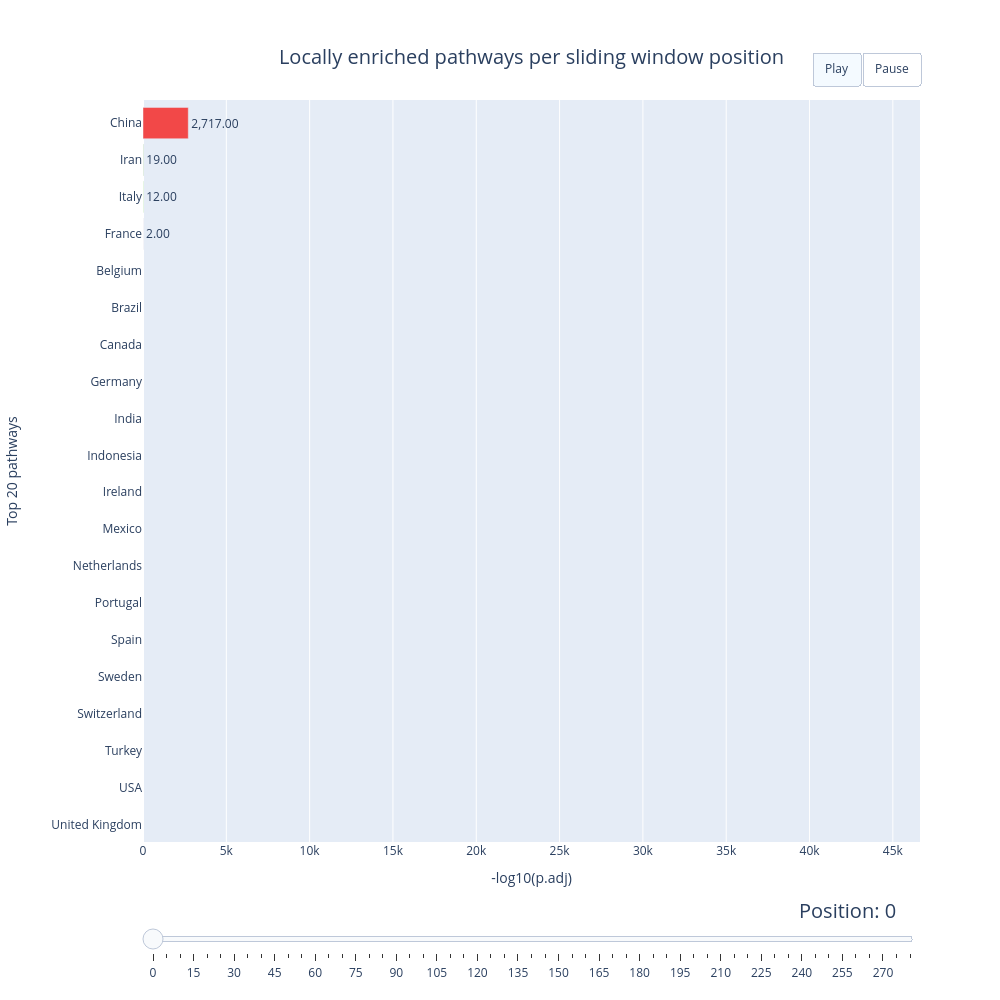

The notebook cell this image was saved under:
### Code cell
import bar_chart_race_._bar_chart_race_plotly as bcr

bcr = bcr._BarChartRace(data_filename='covid19.csv',#'FAOSTAT_data.csv',
                        #out_filename='race.html', 
                        period_length=500, 
                        steps_per_period=5, n_bars=20, 
                        fixed_xaxis = True, #animation looks worse (or no animation) if False if redraw False
                        bar_textposition='outside',
                        scatter_values_inside_bar = False, # scatter inside the bar
                        plot_pws_yaxis = True,
                        #linebreak_labels = True,
                        #labels_max_len = 100,
                        #linebreak_labels_len_greater = 80,
                        plot_labels_over_bars = False,
                        bar_switching_anim = True,
                        val_ax_label = '-log10(p.adj)',
                        frame_subset=None)
bcr.make_animation()

### Figure 1 — Plotly figure (JSON) as saved in the notebook; plotly's stock layout.template omitted (floating-point values rounded to 4 significant figures)
{"data": [{"cliponaxis": false, "hoverinfo": "all", "marker": {"color": ["#6D13C6", "#9DF248", "#F26D6D", "#6DC613", "#C61313", "#81C63B", "#F21818", "#3BC6C6", "#13C6C6", "#18F2F2", "#C65959", "#AFF26D", "#813BC6", "#48F2F2", "#59C6C6", "#6DF2F2", "#C63B3B", "#85F218", "#90C659", "#F24848"]}, "orientation": "h", "showlegend": false, "textangle": 0, "textposition": "outside", "texttemplate": "%{x:,.2f}", "type": "bar", "x": [NaN, NaN, NaN, NaN, NaN, NaN, NaN, NaN, NaN, NaN, NaN, NaN, NaN, NaN, NaN, NaN, 2.0, 12.0, 19.0, 2717.0], "y": [0, 1, 2, 3, 4, 5, 6, 7, 8, 9, 10, 11, 12, 13, 14, 15, 16, 17, 18, 19]}], "layout": {"autosize": false, "bargap": 0.15, "height": 1000, "sliders": [{"active": 0, "currentvalue": {"font": {"size": 20}, "prefix": "Position: ", "visible": true, "xanchor": "right"}, "len": 1, "pad": {"b": 10, "t": 50}, "steps": [{"args": [["0"], {"frame": {"duration": 100, "redraw": false}, "fromcurrent": [true], "mode": "immediate", "transition": {"duration": 100}}], "label": "0", "method": "animate"}, {"args": [["5"], {"frame": {"duration": 100, "redraw": false}, "fromcurrent": [true], "mode": "immediate", "transition": {"duration": 100}}], "label": "5", "method": "animate"}, {"args": [["10"], {"frame": {"duration": 100, "redraw": false}, "fromcurrent": [true], "mode": "immediate", "transition": {"duration": 100}}], "label": "10", "method": "animate"}, {"args": [["15"], {"frame": {"duration": 100, "redraw": false}, "fromcurrent": [true], "mode": "immediate", "transition": {"duration": 100}}], "label": "15", "method": "animate"}, {"args": [["20"], {"frame": {"duration": 100, "redraw": false}, "fromcurrent": [true], "mode": "immediate", "transition": {"duration": 100}}], "label": "20", "method": "animate"}, {"args": [["25"], {"frame": {"duration": 100, "redraw": false}, "fromcurrent": [true], "mode": "immediate", "transition": {"duration": 100}}], "label": "25", "method": "animate"}, {"args": [["30"], {"frame": {"duration": 100, "redraw": false}, "fromcurrent": [true], "mode": "immediate", "transition": {"duration": 100}}], "label": "30", "method": "animate"}, {"args": [["35"], {"frame": {"duration": 100, "redraw": false}, "fromcurrent": [true], "mode": "immediate", "transition": {"duration": 100}}], "label": "35", "method": "animate"}, {"args": [["40"], {"frame": {"duration": 100, "redraw": false}, "fromcurrent": [true], "mode": "immediate", "transition": {"duration": 100}}], "label": "40", "method": "animate"}, {"args": [["45"], {"frame": {"duration": 100, "redraw": false}, "fromcurrent": [true], "mode": "immediate", "transition": {"duration": 100}}], "label": "45", "method": "animate"}, {"args": [["50"], {"frame": {"duration": 100, "redraw": false}, "fromcurrent": [true], "mode": "immediate", "transition": {"duration": 100}}], "label": "50", "method": "animate"}, {"args": [["55"], {"frame": {"duration": 100, "redraw": false}, "fromcurrent": [true], "mode": "immediate", "transition": {"duration": 100}}], "label": "55", "method": "animate"}, {"args": [["60"], {"frame": {"duration": 100, "redraw": false}, "fromcurrent": [true], "mode": "immediate", "transition": {"duration": 100}}], "label": "60", "method": "animate"}, {"args": [["65"], {"frame": {"duration": 100, "redraw": false}, "fromcurrent": [true], "mode": "immediate", "transition": {"duration": 100}}], "label": "65", "method": "animate"}, {"args": [["70"], {"frame": {"duration": 100, "redraw": false}, "fromcurrent": [true], "mode": "immediate", "transition": {"duration": 100}}], "label": "70", "method": "animate"}, {"args": [["75"], {"frame": {"duration": 100, "redraw": false}, "fromcurrent": [true], "mode": "immediate", "transition": {"duration": 100}}], "label": "75", "method": "animate"}, {"args": [["80"], {"frame": {"duration": 100, "redraw": false}, "fromcurrent": [true], "mode": "immediate", "transition": {"duration": 100}}], "label": "80", "method": "animate"}, {"args": [["85"], {"frame": {"duration": 100, "redraw": false}, "fromcurrent": [true], "mode": "immediate", "transition": {"duration": 100}}], "label": "85", "method": "animate"}, {"args": [["90"], {"frame": {"duration": 100, "redraw": false}, "fromcurrent": [true], "mode": "immediate", "transition": {"duration": 100}}], "label": "90", "method": "animate"}, {"args": [["95"], {"frame": {"duration": 100, "redraw": false}, "fromcurrent": [true], "mode": "immediate", "transition": {"duration": 100}}], "label": "95", "method": "animate"}, {"args": [["100"], {"frame": {"duration": 100, "redraw": false}, "fromcurrent": [true], "mode": "immediate", "transition": {"duration": 100}}], "label": "100", "method": "animate"}, {"args": [["105"], {"frame": {"duration": 100, "redraw": false}, "fromcurrent": [true], "mode": "immediate", "transition": {"duration": 100}}], "label": "105", "method": "animate"}, {"args": [["110"], {"frame": {"duration": 100, "redraw": false}, "fromcurrent": [true], "mode": "immediate", "transition": {"duration": 100}}], "label": "110", "method": "animate"}, {"args": [["115"], {"frame": {"duration": 100, "redraw": false}, "fromcurrent": [true], "mode": "immediate", "transition": {"duration": 100}}], "label": "115", "method": "animate"}, {"args": [["120"], {"frame": {"duration": 100, "redraw": false}, "fromcurrent": [true], "mode": "immediate", "transition": {"duration": 100}}], "label": "120", "method": "animate"}, {"args": [["125"], {"frame": {"duration": 100, "redraw": false}, "fromcurrent": [true], "mode": "immediate", "transition": {"duration": 100}}], "label": "125", "method": "animate"}, {"args": [["130"], {"frame": {"duration": 100, "redraw": false}, "fromcurrent": [true], "mode": "immediate", "transition": {"duration": 100}}], "label": "130", "method": "animate"}, {"args": [["135"], {"frame": {"duration": 100, "redraw": false}, "fromcurrent": [true], "mode": "immediate", "transition": {"duration": 100}}], "label": "135", "method": "animate"}, {"args": [["140"], {"frame": {"duration": 100, "redraw": false}, "fromcurrent": [true], "mode": "immediate", "transition": {"duration": 100}}], "label": "140", "method": "animate"}, {"args": [["145"], {"frame": {"duration": 100, "redraw": false}, "fromcurrent": [true], "mode": "immediate", "transition": {"duration": 100}}], "label": "145", "method": "animate"}, {"args": [["150"], {"frame": {"duration": 100, "redraw": false}, "fromcurrent": [true], "mode": "immediate", "transition": {"duration": 100}}], "label": "150", "method": "animate"}, {"args": [["155"], {"frame": {"duration": 100, "redraw": false}, "fromcurrent": [true], "mode": "immediate", "transition": {"duration": 100}}], "label": "155", "method": "animate"}, {"args": [["160"], {"frame": {"duration": 100, "redraw": false}, "fromcurrent": [true], "mode": "immediate", "transition": {"duration": 100}}], "label": "160", "method": "animate"}, {"args": [["165"], {"frame": {"duration": 100, "redraw": false}, "fromcurrent": [true], "mode": "immediate", "transition": {"duration": 100}}], "label": "165", "method": "animate"}, {"args": [["170"], {"frame": {"duration": 100, "redraw": false}, "fromcurrent": [true], "mode": "immediate", "transition": {"duration": 100}}], "label": "170", "method": "animate"}, {"args": [["175"], {"frame": {"duration": 100, "redraw": false}, "fromcurrent": [true], "mode": "immediate", "transition": {"duration": 100}}], "label": "175", "method": "animate"}, {"args": [["180"], {"frame": {"duration": 100, "redraw": false}, "fromcurrent": [true], "mode": "immediate", "transition": {"duration": 100}}], "label": "180", "method": "animate"}, {"args": [["185"], {"frame": {"duration": 100, "redraw": false}, "fromcurrent": [true], "mode": "immediate", "transition": {"duration": 100}}], "label": "185", "method": "animate"}, {"args": [["190"], {"frame": {"duration": 100, "redraw": false}, "fromcurrent": [true], "mode": "immediate", "transition": {"duration": 100}}], "label": "190", "method": "animate"}, {"args": [["195"], {"frame": {"duration": 100, "redraw": false}, "fromcurrent": [true], "mode": "immediate", "transition": {"duration": 100}}], "label": "195", "method": "animate"}, {"args": [["200"], {"frame": {"duration": 100, "redraw": false}, "fromcurrent": [true], "mode": "immediate", "transition": {"duration": 100}}], "label": "200", "method": "animate"}, {"args": [["205"], {"frame": {"duration": 100, "redraw": false}, "fromcurrent": [true], "mode": "immediate", "transition": {"duration": 100}}], "label": "205", "method": "animate"}, {"args": [["210"], {"frame": {"duration": 100, "redraw": false}, "fromcurrent": [true], "mode": "immediate", "transition": {"duration": 100}}], "label": "210", "method": "animate"}, {"args": [["215"], {"frame": {"duration": 100, "redraw": false}, "fromcurrent": [true], "mode": "immediate", "transition": {"duration": 100}}], "label": "215", "method": "animate"}, {"args": [["220"], {"frame": {"duration": 100, "redraw": false}, "fromcurrent": [true], "mode": "immediate", "transition": {"duration": 100}}], "label": "220", "method": "animate"}, {"args": [["225"], {"frame": {"duration": 100, "redraw": false}, "fromcurrent": [true], "mode": "immediate", "transition": {"duration": 100}}], "label": "225", "method": "animate"}, {"args": [["230"], {"frame": {"duration": 100, "redraw": false}, "fromcurrent": [true], "mode": "immediate", "transition": {"duration": 100}}], "label": "230", "method": "animate"}, {"args": [["235"], {"frame": {"duration": 100, "redraw": false}, "fromcurrent": [true], "mode": "immediate", "transition": {"duration": 100}}], "label": "235", "method": "animate"}, {"args": [["240"], {"frame": {"duration": 100, "redraw": false}, "fromcurrent": [true], "mode": "immediate", "transition": {"duration": 100}}], "label": "240", "method": "animate"}, {"args": [["245"], {"frame": {"duration": 100, "redraw": false}, "fromcurrent": [true], "mode": "immediate", "transition": {"duration": 100}}], "label": "245", "method": "animate"}, {"args": [["250"], {"frame": {"duration": 100, "redraw": false}, "fromcurrent": [true], "mode": "immediate", "transition": {"duration": 100}}], "label": "250", "method": "animate"}, {"args": [["255"], {"frame": {"duration": 100, "redraw": false}, "fromcurrent": [true], "mode": "immediate", "transition": {"duration": 100}}], "label": "255", "method": "animate"}, {"args": [["260"], {"frame": {"duration": 100, "redraw": false}, "fromcurrent": [true], "mode": "immediate", "transition": {"duration": 100}}], "label": "260", "method": "animate"}, {"args": [["265"], {"frame": {"duration": 100, "redraw": false}, "fromcurrent": [true], "mode": "immediate", "transition": {"duration": 100}}], "label": "265", "method": "animate"}, {"args": [["270"], {"frame": {"duration": 100, "redraw": false}, "fromcurrent": [true], "mode": "immediate", "transition": {"duration": 100}}], "label": "270", "method": "animate"}, {"args": [["275"], {"frame": {"duration": 100, "redraw": false}, "fromcurrent": [true], "mode": "immediate", "transition": {"duration": 100}}], "label": "275", "method": "animate"}, {"args": [["280"], {"frame": {"duration": 100, "redraw": false}, "fromcurrent": [true], "mode": "immediate", "transition": {"duration": 100}}], "label": "280", "method": "animate"}], "transition": {"duration": 100, "easing": "cubic-in-out"}, "x": 0, "xanchor": "left", "y": 0, "yanchor": "top"}], "title": {"font": {"size": 20}, "text": "Locally enriched pathways per sliding window position", "x": 0.5, "xanchor": "center", "xref": "paper", "yanchor": "top"}, "updatemenus": [{"buttons": [{"args": [null, {"frame": {"duration": 100, "redraw": true}, "fromcurrent": true}], "label": "Play", "method": "animate"}, {"args": [[null], {"frame": {"duration": 0, "redraw": false}, "mode": "immediate", "transition": {"duration": 0}}], "label": "Pause", "method": "animate"}], "direction": "left", "type": "buttons", "x": 1, "xanchor": "right", "y": 1.02, "yanchor": "bottom"}], "width": 1000, "xaxis": {"range": [0, 46630.0], "showgrid": true, "title": {"text": "-log10(p.adj)"}, "type": "linear"}, "yaxis": {"range": [-0.475, 19.62], "showticklabels": true, "tickmode": "array", "ticktext": ["United Kingdom", "USA", "Turkey", "Switzerland", "Sweden", "Spain", "Portugal", "Netherlands", "Mexico", "Ireland", "Indonesia", "India", "Germany", "Canada", "Brazil", "Belgium", "France", "Italy", "Iran", "China"], "tickvals": [0, 1, 2, 3, 4, 5, 6, 7, 8, 9, 10, 11, 12, 13, 14, 15, 16, 17, 18, 19], "title": {"standoff": 30, "text": "Top 20 pathways"}}}}
